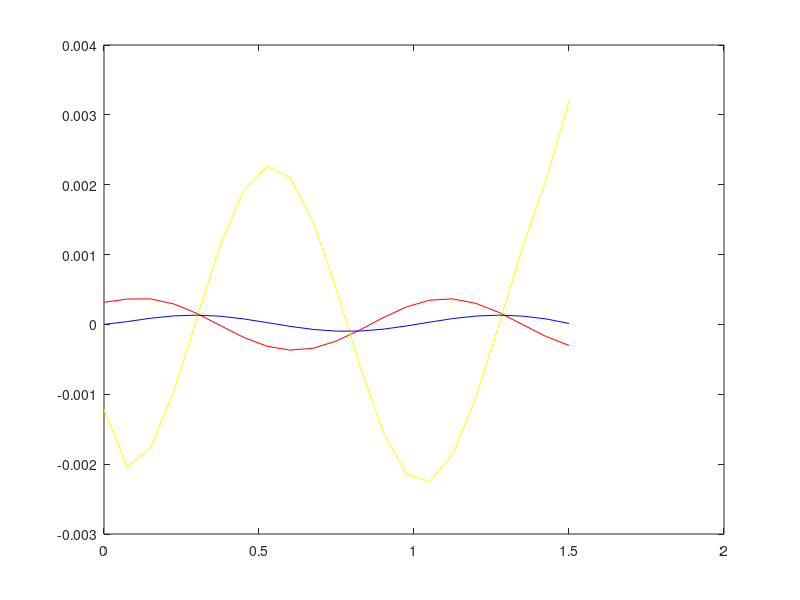

This figure's MATLAB source:
clear;
clc;
% given data
L=1.5;
b=150e-3;
h=75e-3;
t=3.18e-3;
E=196.2e9;
V=0.27;
E1=E/(1-V^2);
G=76.9e9;
Ne=20 ; 
Le=L/Ne;
%Element stiffness matrix
a1=(t*b^2*h)/2 + (t*b*h^2)/2;
a2=(b*t^3)/6 + (h*t^3)/6;
a3=(b^2*h*t)/2 - (b*h^2*t)/2;
a4=0;
a5=0;
a6=(t*b^2*h)/2 + (t*b*h^2)/2;
a7=(t*b^3*h^2)/24 + (t*b^2*h^3)/24;
a8=(2*b^2*h^2*t)/(b + h);
a9=(b^2*h*t)/2 - (b*h^2*t)/2;
a10=0;
a11=(2*b^2*h^3*t)/(b + h)^2 + (2*b^3*h^2*t)/(b + h)^2;
a12=(2*b*t^3*(b^2 + 5*h^2))/(15*(b + h)^2) + (2*h*t^3*(5*b^2 + h^2))/(15*(b + h)^2);
a13=(8*b*t^3)/(b + h)^2 + (8*h*t^3)/(b + h)^2;
ke=zeros(6);
ke(1,1)=G/Le*(a1+a2);
ke(1,2)=-G*a3/2;
ke(1,3)=G/Le*(a4-a5);
ke(1,4)=-G/Le*(a1+a2);
ke(1,5)=-G*a3/2;
ke(1,6)=G/Le*(a5-a4);
ke(2,2)=Le*G*a6/3+E1*a7/Le;
ke(2,3)=-G*a8/2;
ke(2,4)=G*a9-G*a9/2;
ke(2,5)=G*Le*a6/6-E1*a7/Le;
ke(2,6)=G*a8/2;
ke(3,3)=G/Le*a11+G/Le*a12+E1*Le*a13/3;
ke(3,4)=G/Le*(a5-a4);
kel(3,5)=-G*a8/2;
ke(3,6)=-G/Le*a11-G/Le*a12+E1*Le*a13/6;
ke(4,4)=G/Le*(a1+a2);
ke(4,5)=G*a3/2;
ke(4,6)=G/Le*(a4-a5);
ke(5,5)=E1/Le*a7+Le*G*a6/3;
ke(5,6)=G*a8/2;
ke(6,6)=G/Le*a11+G/Le*a12+E1*Le*a13/3;
for i=2:6
    for j=1:i-1
        ke(i,j)=ke(j,i);
    end
end
%Global stiffness matrix
Kg=zeros(3*(Ne+1),3*(Ne+1));
 s=0;
for n=1:Ne
    for i=1:6
        for j=1:6
            Kg(i+s,j+s)= Kg(i+s,j+s)+ke(i,j);
        end 
    end
    s=s+3;
end
%calculate dof
Kbig =  mean(diag(Kg))*1e7;
F=zeros(3*(Ne+1),1);
%F(3*Ne+1,1)=F(3*Ne+1,1)+4905*b/(2*h);
F(3*Ne+3,1)=F(3*Ne+3,1)+4905*b*h/(b+h);
Kg(1,1)=Kg(1,1)+Kbig;

Dof= Kg\F;

ror=zeros(Ne+1,1);
for i=1:(Ne+1)
    ror(i)=Dof(3*i-2);
end

distor=zeros(Ne+1,1);
for i=1:(Ne+1)
    distor(i)=Dof(3*i);
end

U=zeros(Ne+1,1);
for i=1:(Ne+1)
    U(i)=Dof(3*i-1);
end

length=0:Le:L
plot( length,distor,'red',length,U,'yellow',length,ror,'blue')
  